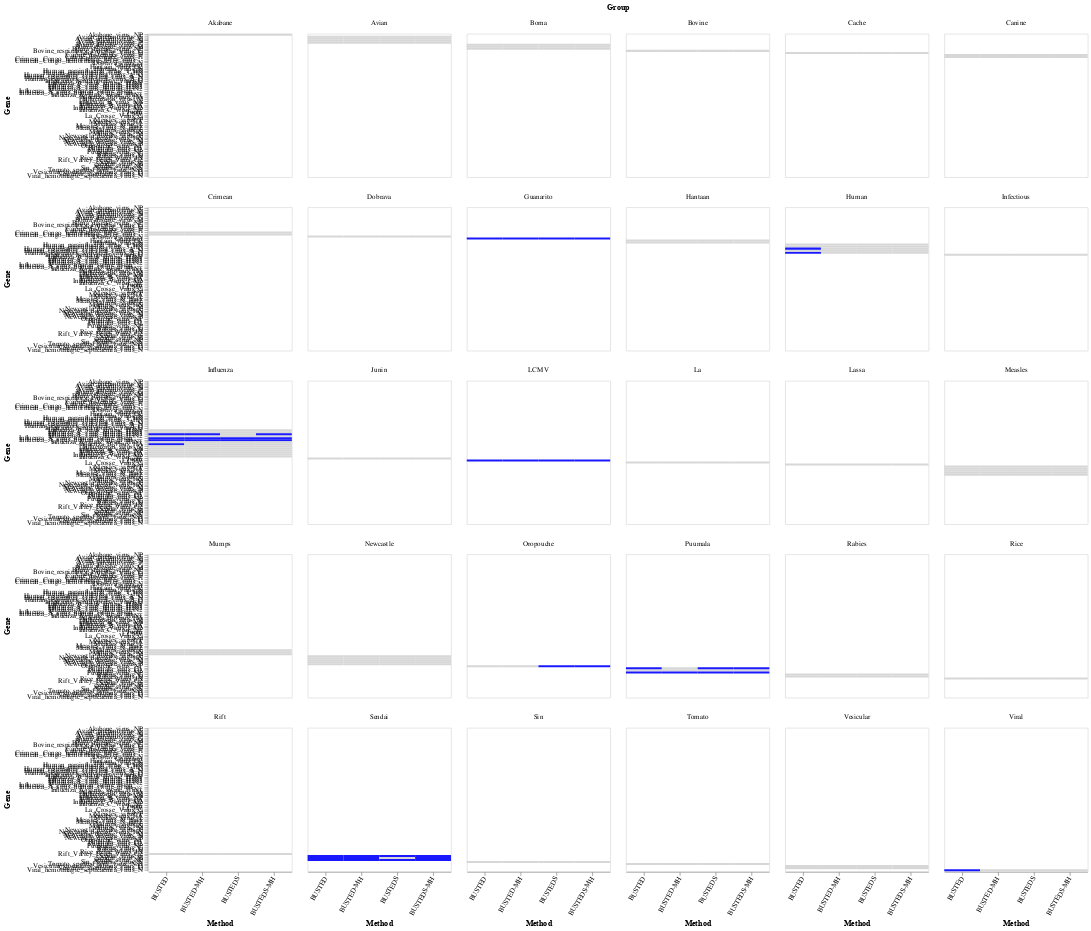

The notebook cell saved with this chart:
### Code cell
source = df_main

pval_threshold = 0.05 

heatmap = alt.Chart(source).mark_rect(opacity=0.9).encode(
    y = alt.Y('Gene'),
    x = alt.X('Method', axis=alt.Axis(labelAngle=-60)),
    color = alt.condition((alt.datum.p_value <= pval_threshold), 
                                alt.ColorValue('blue'), 
                                alt.ColorValue('lightgray')),
).properties(
    width=200,
    height=200
).facet(
    'Group:N',
    columns = 6
)

#text = heatmap.mark_text().encode(
#    text='Annotation:O',
#    color=alt.value('white'))


#column=alt.Column("bins:O", 
#                      title=None, 
#                      header=alt.Header(labelFontSize=0)

#chart | chart2
source["Averaged"] = source["p_value_averaged"]
source2 = source.copy()
source2["Method"] = "Averaged"

chart2 = alt.Chart(source2).mark_rect(opacity=0.9).encode(
    y = alt.Y('Gene'),
    x = alt.X('Method', axis=alt.Axis(labelAngle=-60)),         
    color = alt.condition((alt.datum.p_value_averaged <= pval_threshold), 
                                alt.ColorValue('darkblue'), 
                                alt.ColorValue('lightgray'))
).properties(
    width=200,
    height=1200
)

#chart = alt.layer(heatmap, text).encode(
#).configure_axis(
#    labelFontSize=12,
#    titleFontSize=12,
#    labelLimit = 1000
#).configure_scale(bandPaddingInner=0.05).properties(
#    title=TAG+" on Internal Branches Genome Scan with BUSTED"
#)


heatmap

### Figure 1 — Vega-Lite specification as saved in the notebook (floating-point values rounded to 4 significant figures; data arrays with more than 128 entries replaced by an {"elided": "..."} marker saying what was removed)
{"config": {"view": {"continuousWidth": 400, "continuousHeight": 300}}, "data": {"name": "data-2c81402341e3384809e0b050ae790eee"}, "facet": {"field": "Group", "type": "nominal"}, "spec": {"mark": {"type": "rect", "opacity": 0.9}, "encoding": {"color": {"condition": {"value": "blue", "test": "(datum.p_value <= 0.05)"}, "value": "lightgray"}, "x": {"axis": {"labelAngle": -60}, "field": "Method", "type": "nominal"}, "y": {"field": "Gene", "type": "nominal"}}, "height": 200, "width": 200}, "columns": 6, "$schema": "https://vega.github.io/schema/vega-lite/v4.17.0.json", "datasets": {"data-2c81402341e3384809e0b050ae790eee": {"elided": "284 records"}}}
